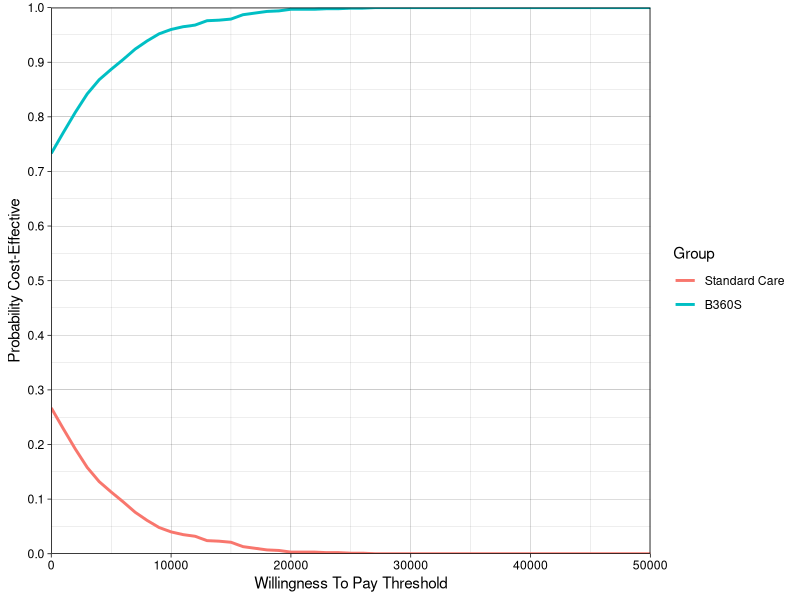

Write R code to recreate this figure. (Note: this script raises an error after producing the figure.)
###############################################
# TITLE: CEAC plotting
### This script is for plotting the cost-effectiveness acceptability curve (CEAC)

### Clear environment
rm(list=ls())

## Load required packages
library(ggplot2)
library(data.table)

## load the PSA outputs
psa.outputs.dt <- read.csv("outputs/psa_outputs.csv")
psa.outputs.dt <- as.data.table(psa.outputs.dt)



options(scipen=10000)

# Generate CEAC table
WTP.values <- seq(from = 0, to = 50000, by = 1000) ## use the seq() function to get a vector of specified numeric values

CEAC <- data.frame(WTP = WTP.values, 
                   `no intervention`= rep(as.numeric(NA),length(WTP.values)),
                   intervention= rep(as.numeric(NA),length(WTP.values)))


pCE.3b <-function(WTP, psa.outputs.dt) {
  ## a function that estimates the probability of the new intervention
  # being cost-effective 
  # OUTPUTS: A numeric value specifying the probability of cost-effectiveness 
  
  need <- c("standard_qol","intervention_qol","standard_costs","intervention_costs")
  if (!all(need %in% names(psa.outputs.dt))) stop("CEAC: missing columns: ", paste(setdiff(need, names(psa.outputs.dt)), collapse=", "))
  
  
  nmb <- ((psa.outputs.dt[,c("standard_qol",
                             "intervention_qol")])*WTP) - 
    (psa.outputs.dt[,c("standard_costs",
                       "intervention_costs")] )
  
  max.nmb <- apply(nmb, 1, max) # selecting max value indication by row within nmb
  
  ## creating an indication of TRUE/FALSE as to whether each treatment column == that max value:
  CE <- nmb[1:nrow(psa.outputs.dt),] == max.nmb[1:nrow(psa.outputs.dt)] 
  probCE<- apply(CE, 2, mean) ## averaging over TRUE (=1) and FALE (=0) for each column
  
  return(probCE)
  
}


pb = txtProgressBar(min = 0, max = length(WTP.values), initial = 0, style = 3)

for (i in 1:length(WTP.values)) {
  setTxtProgressBar(pb,i)
  CEAC[i,"WTP"] <- WTP.values[i]
  CEAC[i,2:3]<- pCE.3b(WTP.values[i], psa.outputs.dt)
  
}


# Look at the results
head(CEAC)  
tail(CEAC)
CEAC <- as.data.table(CEAC)
CEAC.long <- melt(CEAC, id.vars = c("WTP"))
colnames(CEAC.long) <- c("WTP", "group", "pCE")
head(CEAC.long)

write.csv(CEAC.long, file="outputs/CEAC_long.csv")

CEAC.long$Group<-CEAC.long$group


plot.ceac.all <- function(results){
  ## FUNCTION: Cost-effectiveness acceptability curve (CEAC) for multiple comparators
  ## INPUTS: a results data frame that has the columns "WTP", "group" & "pCE"
  ## OUTPUT: CEAC curve where the color of the CEAC differs for each comparator
  
  xlabel = "Willingness To Pay Threshold"
  ylabel = "Probability Cost-Effective"
  
  plot = ggplot(results) + 
    geom_line(aes(x=WTP, y=pCE, color=Group), size=1) + 
    labs(x = xlabel, y = ylabel) + 
    scale_color_discrete(labels = c("no.intervention" = "Standard Care", 
                                    "intervention" = "B360S"))+
    theme_classic() +
    theme(
      legend.title = element_blank(),
      axis.title = element_text(face="bold", size = 25), # Increase axis title font size
      axis.text.x = element_text(size = 25), # Increase x-axis text font size
      axis.text.y = element_text(size = 25), # Increase y-axis text font size
      axis.title.x = element_text(margin = margin(t = 7, r = 0, b = 3, l = 0)), 
      axis.title.y = element_text(margin = margin(t = 0, r = 7, b = 0, l = 3)), 
      panel.grid.major = element_blank(), 
      panel.grid.minor = element_blank(), 
      legend.key.width = unit(1.8, "line"),
      text = element_text(size = 14) # Adjust other text elements if necessary
    ) + 
    scale_x_continuous(expand = c(0, 0.1)) + 
    scale_y_continuous(limits = c(0,1), breaks = seq(0,1,0.1), expand = c(0, 0)) + 
    theme_linedraw()
  
  return(plot)
  
}

ceac_plot <- plot.ceac.all(CEAC.long)
ceac_plot

ggsave(
  "outputs/plot_ceac_all.png",
  plot = ceac_plot,
  width = 180,
  height = 140,
  units = "mm",
  dpi = 600,
  bg = "white"
)

ggsave(
  "outputs/plot_ceac_all.pdf",
  plot = ceac_plot,
  width = 180,
  height = 140,
  units = "mm",
  device = cairo_pdf,
  bg = "white"
)

ggsave(
  "outputs/plot_ceac_all.tiff",
  plot = ceac_plot,
  width = 180,
  height = 140,
  units = "mm",
  dpi = 600,
  compression = "lzw",
  bg = "white"
)

#### for narrative text
# CEAC thresholds from PSA
ceac_int <- CEAC.long[group == "intervention"]

# WTP where pCE first exceeds 90% and 95%
wtp_90 <- ceac_int[pCE >= 0.90, min(WTP)]
wtp_95 <- ceac_int[pCE >= 0.95, min(WTP)]

cat(sprintf("WTP at which pCE >= 90%%: £%s\n", comma(wtp_90)))
cat(sprintf("WTP at which pCE >= 95%%: £%s\n", comma(wtp_95)))

# pCE at NICE thresholds
pCE_20k <- ceac_int[WTP == 20000, pCE]
pCE_30k <- ceac_int[WTP == 30000, pCE]
cat(sprintf("pCE at £20,000/QALY: %.1f%%\n", pCE_20k * 100))
cat(sprintf("pCE at £30,000/QALY: %.1f%%\n", pCE_30k * 100))
